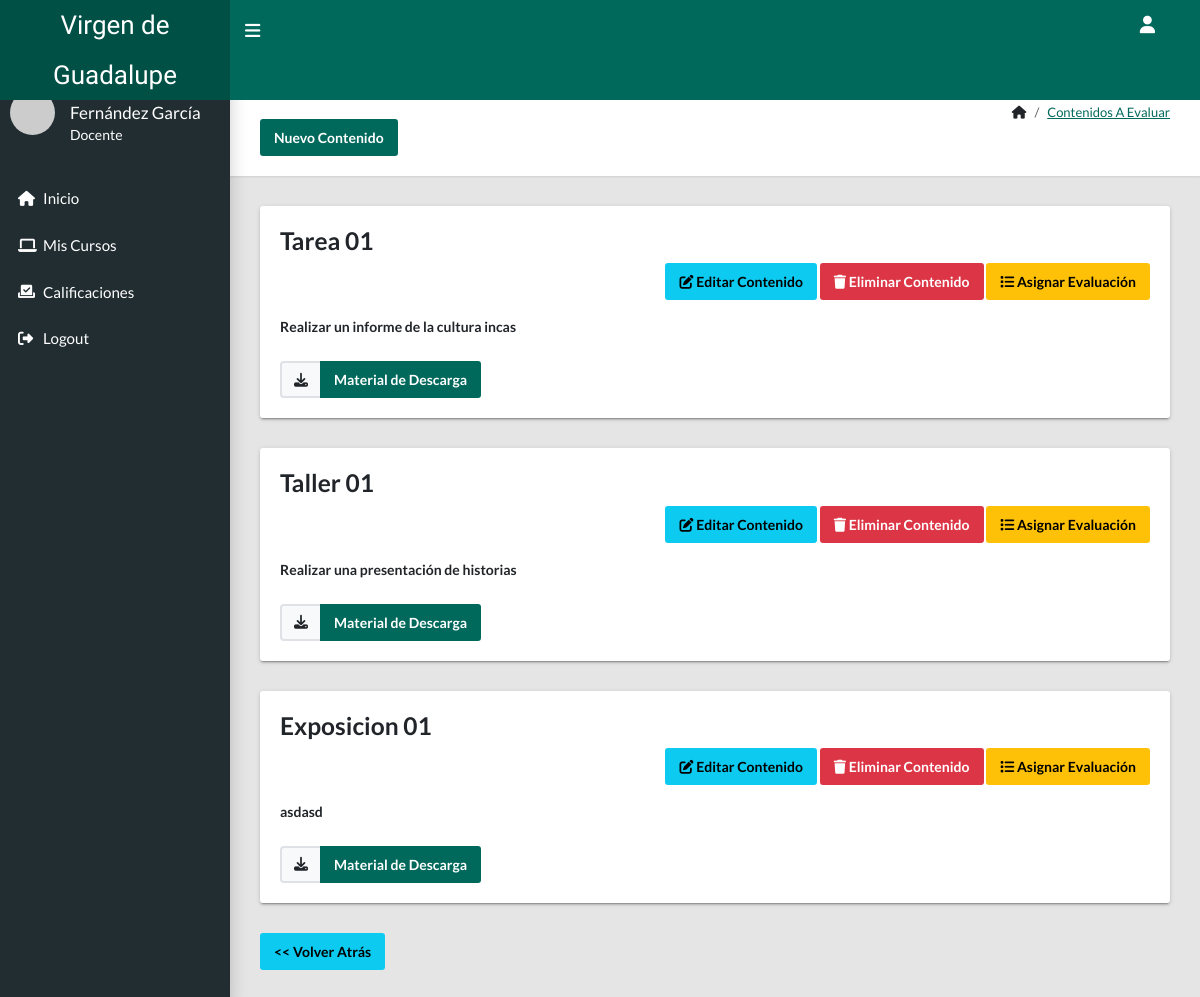
The app's page /profesor/contenido.php?curso=6 (signed in), older data.
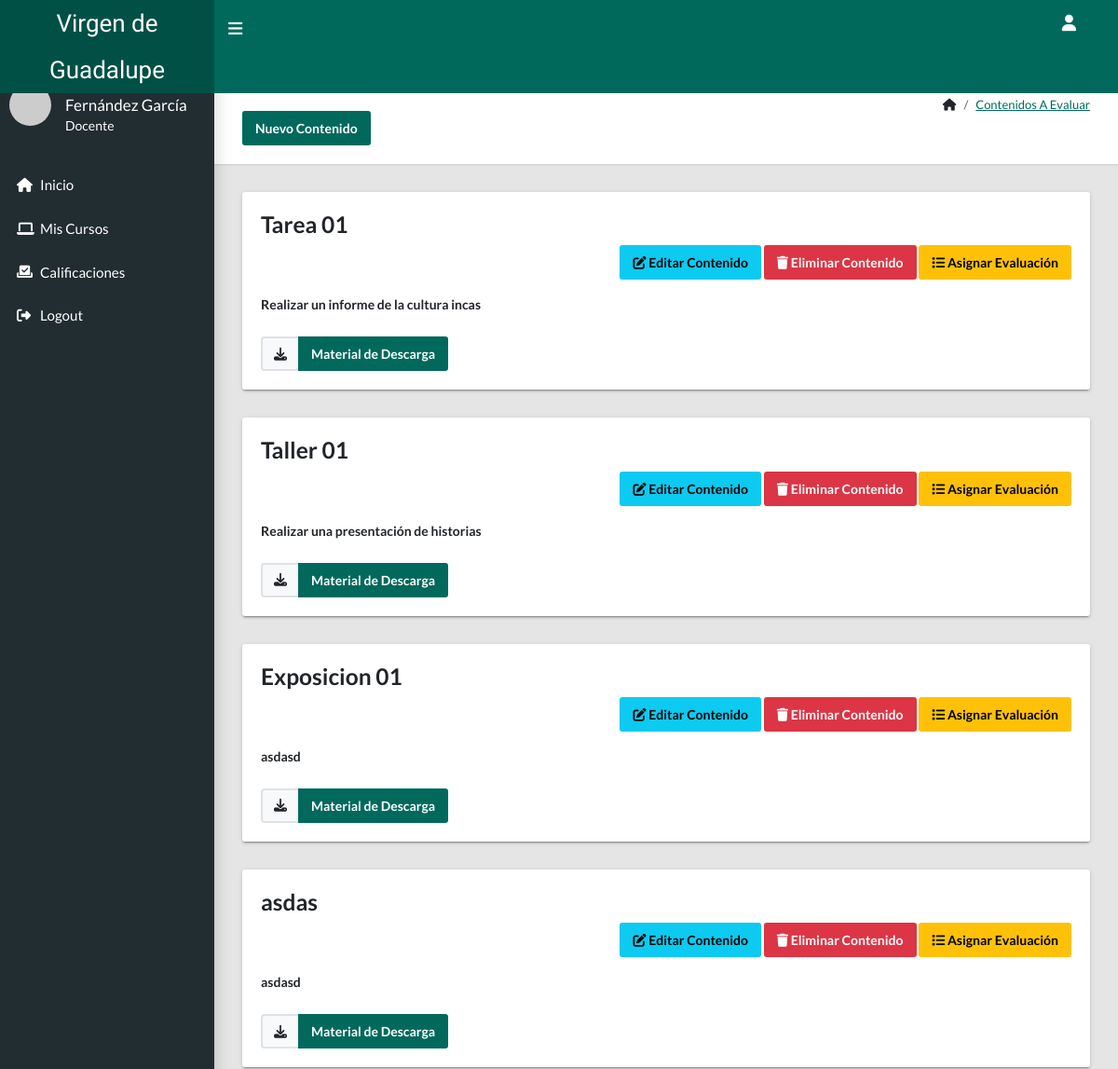
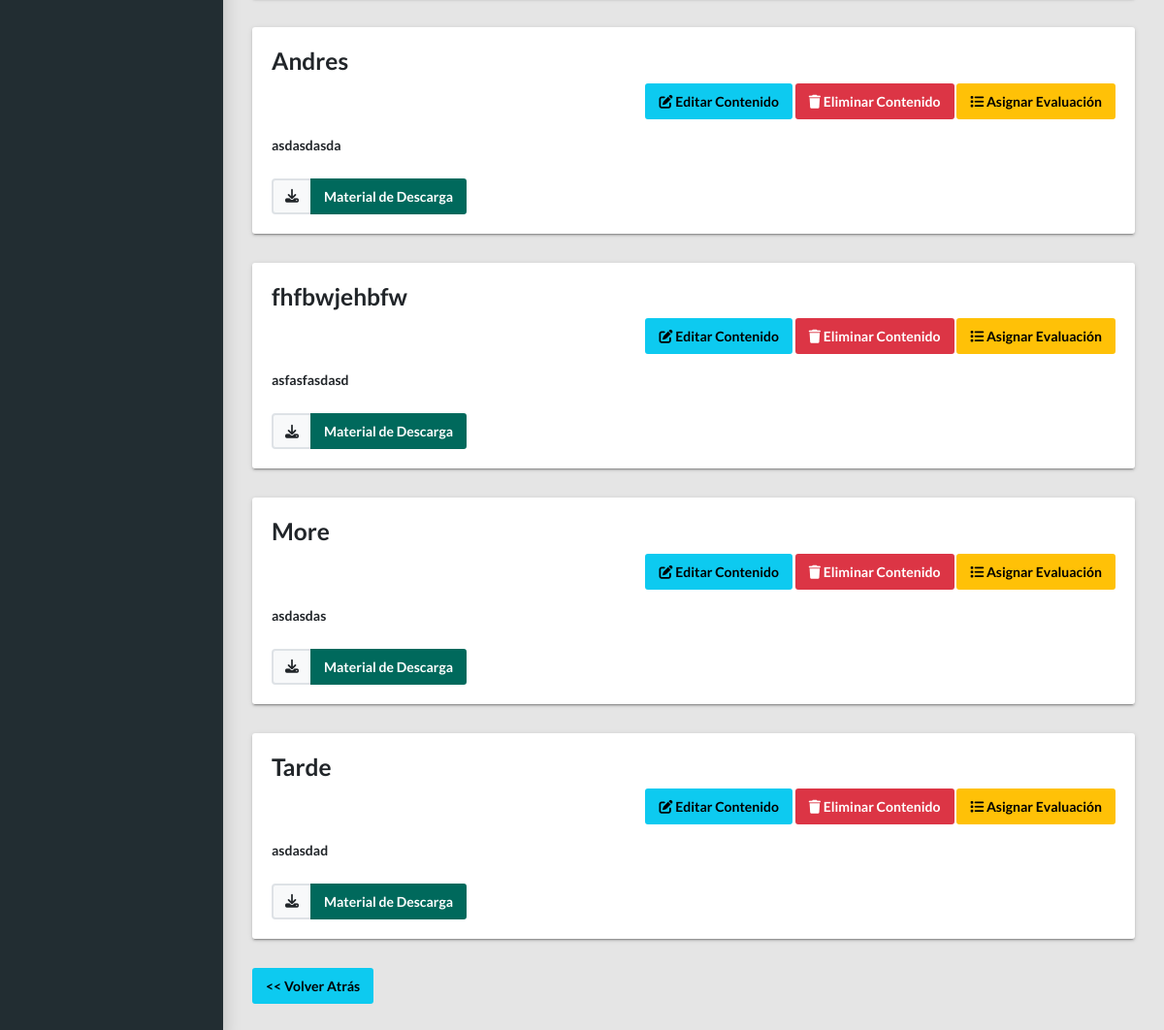
The same page, newer data (2 pictures, top to bottom).
### tables this page shows
CREATE TABLE `contenidos` (
  `contenido_id` int(11) NOT NULL,
  `nombre_contenido` varchar(100) NOT NULL,
  `descripcion` varchar(255) NOT NULL,
  `material` varchar(255) NOT NULL,
  `pg_id` int(11) NOT NULL
);

### profesor/contenido.php (the view, shortened to what this page needs)
<?php
if(!empty($_GET['curso'])){
    $curso = $_GET['curso'];
}else{
    header("location: profesor/");
}
require_once 'includes/header.php';
require_once '../includes/conexion.php';
$sql = "SELECT * FROM contenidos as c INNER JOIN profesor_grado as pg ON pg.pg_id = c.pg_id WHERE pg.pg_id = $curso";
$query = $pdo->prepare($sql);
$query -> execute();
$row = $query ->rowCount();
?>
<main class="app-content">
      <div class="app-title">
        <div>
          <h1><i class="bi bi-speedometer"></i> Contenidos a Evaluar</h1>
          <button class="btn btn-primary" type="button" onclick="openModalContenido()" style="margin-top: 20px;">Nuevo Contenido</button>
        </div>
        <ul class="app-breadcrumb breadcrumb">
          <li class="breadcrumb-item"><i class="fa-solid fa-house"></i></li>
          <li class="breadcrumb-item"><a href="#">Contenidos a Evaluar</a></li>
        </ul>
      </div>
      <div class="row">
      <?php if ($row > 0) {
        while ($data = $query->fetch()) { ?>
        <div class="col-md-12">
          <div class="tile">
          <div class="tile-body">
              <div class="title-title-w-btn">
                <h3 class="title"><?= $data['nombre_contenido'] ?></h3>
                <p class="col text-end">
                    <button class="btn btn-info icon-btn" onclick="editarContenido(<?= $data['contenido_id']; ?>)"><i class="fa-solid fa-pen-to-square"></i> Editar Contenido</button>
                    <button class="btn btn-danger icon-btn" onclick="eliminarContenido(<?= $data['contenido_id']; ?>)"><i class="fa-solid fa-trash"></i> Eliminar Contenido</button>
                    <a class="btn btn-warning icon-btn" href="evaluacion.php?curso=<?= $data['pg_id']; ?>&contenido=<?= $data['contenido_id']; ?>"><i class="fa-solid fa-list"></i> Asignar Evaluación</a>
                </p>
              </div>
              <div class="title-body">
                <b><?= $data['descripcion']; ?></b>
              </div>
              <div class="title-footer mt-4">
                <div class="input-group">
                    <div class="input-group">
                        <div class="input-group-text">
                          <i class="fa-solid fa-download"></i>
                        </div>
                        <a class="btn btn-primary <?= empty($data['material']) ? 'disabled' : ''; ?>" href="<?= !empty($data['material']) ? 'profesor/profesor/' . $data['material'] : '#'; ?>" target="_blank">
                          Material de Descarga
                        </a>
                    </div>
                </div>
              </div>
            </div>
          </div>
        </div>
        <?php }
      } ?>
      </div>
      <div class="">
        <a href="index.php" class="btn btn-info"><< Volver Atrás</a>
      </div>
    </main>
<?php
require_once 'includes/footer.php';
?>

Row changes from the older to the newer data that the page shows:
added contenidos: nombre_contenido "asdas", descripcion "asdasd"
added contenidos: nombre_contenido "Andres", descripcion "asdasdasda"
added contenidos: nombre_contenido "fhfbwjehbfw", descripcion "asfasfasdasd"
added contenidos: nombre_contenido "More", descripcion "asdasdas"
added contenidos: nombre_contenido "Tarde", descripcion "asdasdad"
